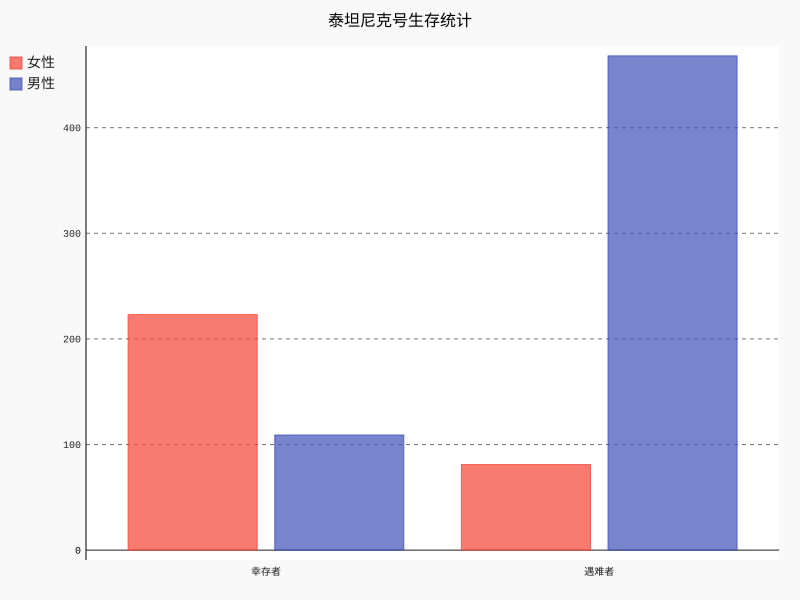

Generate this figure with Python:
import pygal

"""
对891名泰坦尼克号乘客统计（人数）：
女性幸存者：223
男性幸存者：109
女性遇难者：81
男性遇难者：468
"""

survive_female = 223
non_survive_female = 81
survive_male = 109
non_survive_male = 468

line_chart = pygal.Bar()
line_chart.title = '泰坦尼克号生存统计'
line_chart.x_labels = map(str, ["幸存者","遇难者"])
line_chart.add('女性',  [survive_female, non_survive_female])
line_chart.add('男性',  [survive_male, non_survive_male])
line_chart.render_to_file('P41_数据可视化_幸存者的性别.svg')
